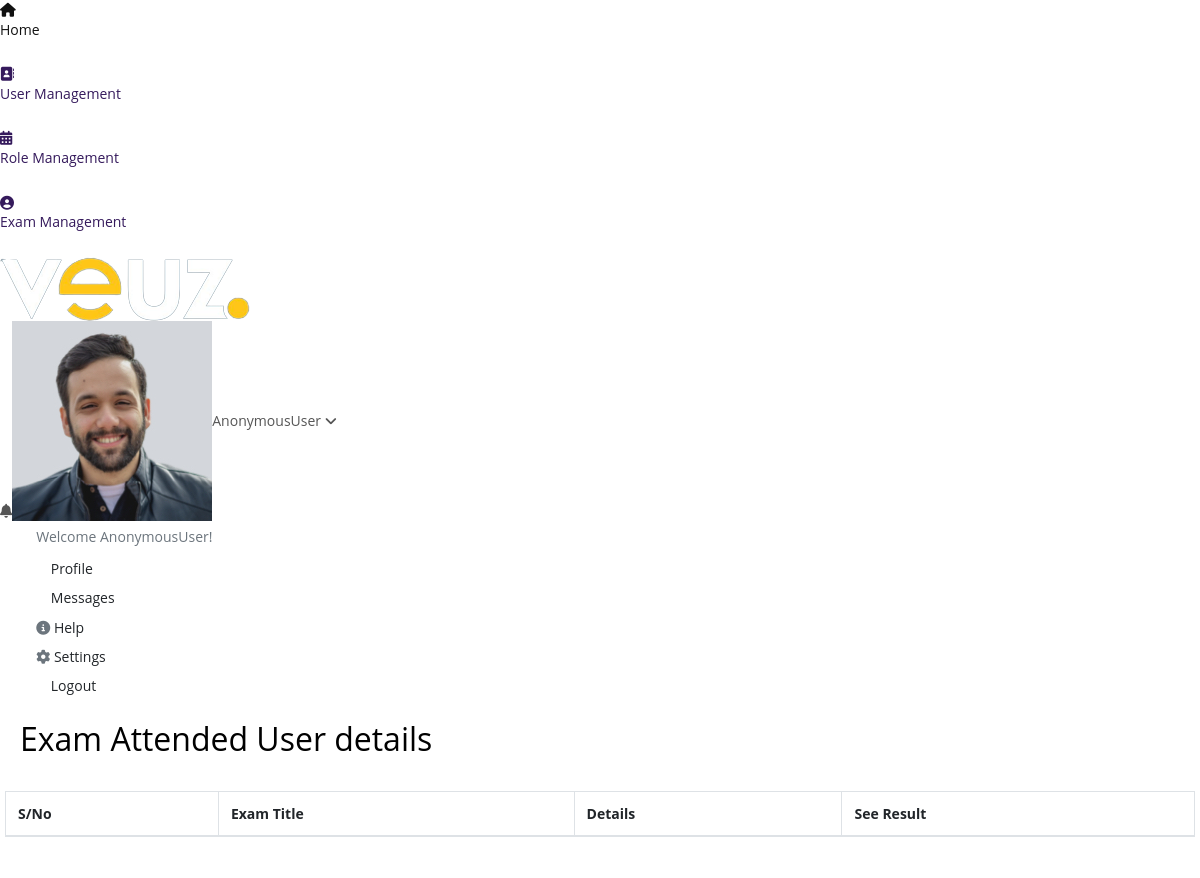
Page /attend_user?exam_id=13 on the earlier database version.
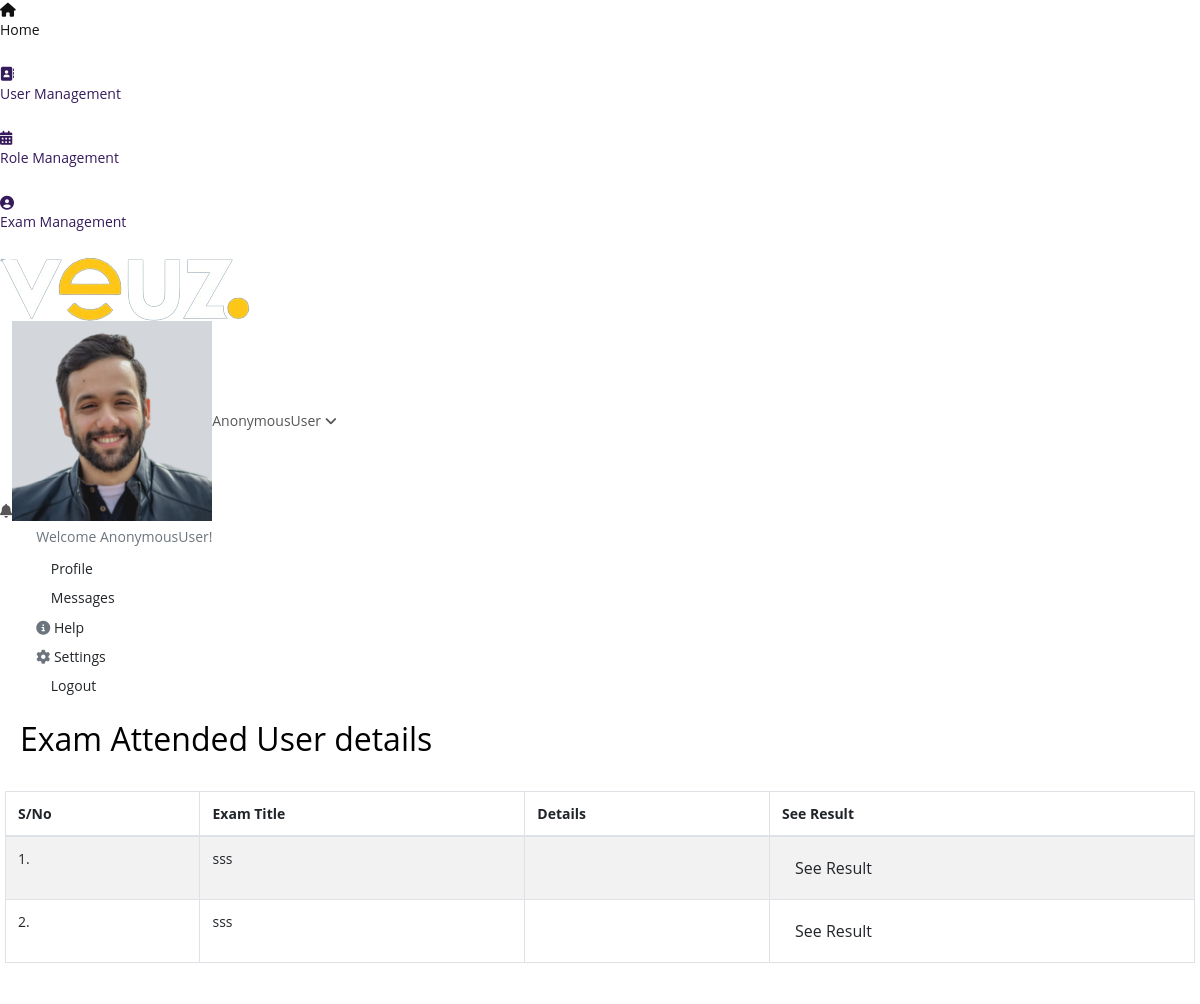
Same page on the later database version.
### app/models.py (models this page shows, shortened)
class Exam_attend_user(models.Model):
    exam_id  = models.ForeignKey(Main_Exam_Master, related_name="Exam_attend_user_exam_id", on_delete=models.CASCADE,null=True)
    user_type = models.CharField(choices=Exam_attend_user_type,null=True,max_length=25)
    auth_user = models.ForeignKey(User, related_name="Exam_attend_user_auth_id", on_delete=models.CASCADE,
                                   null=True)
    created_dt = models.DateField(auto_now_add=True)
    created_tm = models.TimeField(auto_now_add=True)
    attend_status = models.BooleanField(default=False)

class common_table(models.Model):
    created_by = models.ForeignKey(User, related_name="%(app_label)s_%(class)s_ownership",on_delete=models.CASCADE,null=True)
    created_dt = models.DateField(auto_now=True)
    updated_by =  models.ForeignKey(User, related_name="%(app_label)s_%(class)s_ownership1",on_delete=models.CASCADE,null=True)
    updated_dt = models.DateField(null=True)
    created_tm = models.TimeField(auto_now=True)
    updated_tm = models.TimeField(null=True)
    status = models.CharField(max_length=10, null=True)
    class Meta:
        abstract = True

class Main_Exam_Master(common_table):
    Exam_title = models.CharField(max_length=50,null=True)
    responsible_person = models.ForeignKey(User,related_name='Main_Exam_Master_auth_id',on_delete=models.CASCADE,null=True)
    background_image = models.FileField(upload_to='exam_background',null=True)
    start_message = models.TextField()
    end_message = models.TextField()
    layout = models.CharField(max_length=25,choices=layout_choice,null=True)
    progression_mode = models.CharField(max_length=25,choices=progression_choices,null=True)
    Exam_time_limit = models.TimeField(null=True)
    selection_mode = models.CharField(max_length=25,choices=selection_choices,null=True)
    scoring_mode = models.CharField(max_length=25,choices=scoring_choices,null=True)
    access_mode = models.CharField(max_length=25,choices=access_choices,null=True)
    Login_required = models.BooleanField(null=True)
    attempt_limit = models.IntegerField(null=True)
    Success_per = models.IntegerField(null=True)
    slug = models.SlugField(max_length=50, unique=True)
    back_button = models.BooleanField(default=False)

### app/views.py (the view)
# urls.py: path('attend_user',views.attend_user,name='attend_user'),
def attend_user(request):
    exam_id = request.GET.get("exam_id")
    attend_user_details = Exam_attend_user.objects.filter(exam_id=exam_id)
    context = {
        "attend_user_details":attend_user_details,
    }
    return render(request,'attend_user.html',context)

### app/templates/attend_user.html (shortened to what this page needs)
{% extends 'base.html' %}
{% load static %}
{% block content %}
<div class="content">
    <div class="container-fluid margin-class-this">
        <div class="row">
            <div class="col-md-12 px-0">
                <div class="card card-shadow">
                    <div class="card-body body-change card-border">
                        <div class="d-flex align-items-center justify-content-between">
                            <h2 class="main-heading-txt">Exam Attended User details</h2>
                        </div>
                        <div class="row mt-4">
                            <div class="col-md-12 col-sm-12 col-12 px-0">
                                <table id="datatable" class="table table-striped dt-responsive table-bordered nowrap table-padd" style="border-collapse: collapse; border-spacing: 0; width: 100%;">
                                    <thead class="border-class">
                                        <tr class="heading-text">
                                            <th>S/No</th>
                                            <th>Exam Title</th>
                                            <th>Details</th>
                                            <th>See Result</th>
                                        </tr>
                                    </thead>
                                    <tbody class="body-textcls vertcle-center">
                                        {% for i in attend_user_details %}
                                        <tr>
                                            <td>{{forloop.counter}}.</td>
                                            <td>{{i.exam_id.Exam_title}}</td>
                                            <td>
                                            </td>
                                            <td>
                                                <a href="see_result_admin?user_id={{i.id}}&exam_id={{i.exam_id.id}}"><button type="button" class="btn btn-see waves-effect m-b-5 exm-btns">See Result</button></a>
                                            </td>
                                        </tr>
                                        {% endfor %}
                                    </tbody>
                                </table>
                            </div>
                        </div>
                    </div>
                </div>
            </div>
          </div>
    </div>
</div>
{% endblock %}

Differences in the rows shown:
added Exam_attend_user: exam_id.Exam_title "sss"
added Exam_attend_user: exam_id.Exam_title "sss"
